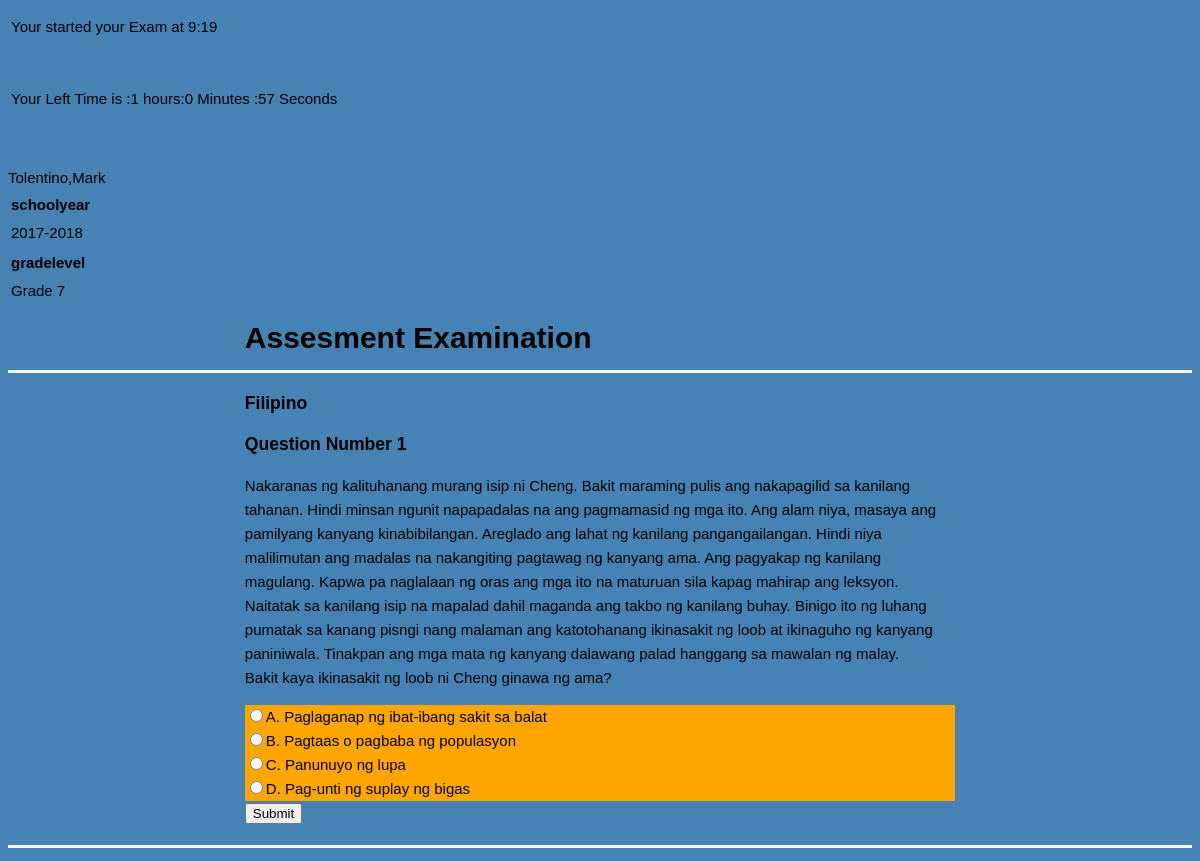
Screenshot of /question.php?n=1 (signed in) with the database file from the repository.
### tables this page shows
CREATE TABLE `settings` (
  `subofans` varchar(50) NOT NULL,
  `timer` varchar(50) NOT NULL,
  `typeofexam` varchar(50) NOT NULL,
  `examperiod` varchar(50) NOT NULL,
  `schoolyear` varchar(50) NOT NULL
);

CREATE TABLE `users` (
  `id` int(11) NOT NULL,
  `lastname` varchar(50) NOT NULL,
  `firstname` varchar(50) NOT NULL,
  `prevschool` varchar(50) NOT NULL,
  `gradelevel` varchar(50) NOT NULL,
  `Address` varchar(50) NOT NULL,
  `Contact` int(12) NOT NULL,
  `uid` varchar(20) NOT NULL,
  `trn_date` datetime NOT NULL
);

CREATE TABLE `questions` (
  `question_number` int(11) NOT NULL,
  `text` text NOT NULL,
  `subject` varchar(50) NOT NULL,
  `question_essay` varchar(1000) NOT NULL,
  `instruction` varchar(50) NOT NULL
);

CREATE TABLE `choices` (
  `id` int(11) NOT NULL,
  `question_number` int(11) NOT NULL,
  `is_correct` tinyint(1) NOT NULL DEFAULT '0',
  `text` text NOT NULL
);

### question.php (the view, shortened to what this page needs)
<?php include 'database.php' ?>
<?php
	 $number =  $_GET['n'];
	$random = mt_rand(1, 18);
$query = "SELECT * FROM `questions` WHERE `question_number` = '$random'";
	$result = $mysqli->query($query) or die($mysqli->error._LINE_);
	$question = $result->fetch_assoc();
	$query = "SELECT * FROM `choices`
				WHERE question_number = $number";
	$choices = $mysqli->query($query) or die($mysqli->error._LINE_);
?>
<!DOCTYPE html>
<html>
	<head>
		<link rel="stylesheet" href="style.css" type="text/css"/>
		 <?php include("timer.php"); ?>
<?php echo $_SESSION['lastname']; ?>,<?php echo $_SESSION['firstname']; ?>
<?php
$link = mysqli_connect("localhost", "root", "", "zion");
$sql = "SELECT * FROM settings";
if($result = mysqli_query($link, $sql)){
    if(mysqli_num_rows($result) > 0){
        echo "<table>";
            echo "<tr>";
                echo "<th>schoolyear</th>";
            echo "</tr>";
        while($row = mysqli_fetch_array($result)){
              echo "<tr>";
              echo "<td>" . $row['schoolyear']
                       . "</td>" ;
   echo "</tr>";
        }
        echo "</table>";
    } else{
        echo "No records matching your query were found.";
    }
} else{
    echo "ERROR: Could not able to execute $sql. " . mysqli_error($link);
}
?>
<?php
$link = mysqli_connect("localhost", "root", "", "zion");
$sql = "SELECT * FROM users l ORDER BY  gradelevel DESC
LIMIT     1; ";
if($result = mysqli_query($link, $sql)){
    if(mysqli_num_rows($result) > 0){
        echo "<table>";
            echo "<tr>";
                echo "<th>gradelevel</th>";
            echo "</tr>";
        while($row = mysqli_fetch_array($result)){
              echo "<tr>";
              echo "<td>" . $row['gradelevel']
                       . "</td>" ;
   echo "</tr>";
        }
        echo "</table>";
    } else{
        echo "No records matching your query were found.";
    }
} else{
    echo "ERROR: Could not able to execute $sql. " . mysqli_error($link);
}
?>
	</head>
	<body>
			<header>
				<div class="container">
					<h1>Assesment Examination</h1>
				</div>
			</header>
			<main>
				<div class="container">
                    <h3><?php echo $question['subject']; ?></h3>
                    <h3><?php echo " Question Number ".$_GET['n'] ?></h3>
						<?php echo $question['question_essay']; ?>
						<div>
						<?php echo $question['text']; ?>
					<form method="post" action="process.php">
						<ul class="choices">
							<?php while($row = $choices->fetch_assoc()): ?>
							<input name="choice" type="radio" value="<?php echo $row['id']; ?>" required/><?php echo $row['text']; ?><br>
							<?php endwhile; ?>
						</ul>
						<input type="submit" value="Submit" />
					</form>
				</div>
			</main>
			<footer>
			</footer>
	</body>
</html>

### style.css (style rules this page uses)
ul { list-style-type: none; margin: 0; padding: 0; overflow: hidden; background-color: steelblue; }
body { background-color: steelblue; }
body { font-family: arial; font-size: 15px; line-height:1.6em; }
.container { width: 60%; margin: 0 auto; overflow: auto; }
header { border-bottom: 3px #f4f4f4 solid; }
footer { border-top: 3px #f4f4f4 solid; text-align:center; padding-top: 5px; }
main { padding-bottom: 20px; }
ul { list-style-type: none; margin: 0; padding: 0; overflow: hidden; background-color: orange; }

### rows the page displays
settings: schoolyear "2017-2018"
users: gradelevel "Grade 7"
questions: subject "Filipino", question_essay "Nakaranas ng kalituhanang murang isip ni Cheng. Bakit maraming pulis ang nakapagilid sa kanilang tahanan. Hindi minsan ngunit napapadalas na ang pagmamasid ng mga ito. Ang alam niya, masaya ang pamilyang kanyang kinabibilangan. Areglado ang lahat ng kanilang pangangailangan. Hindi niya malilimutan ang madalas na nakangiting pagtawag ng kanyang ama. Ang pagyakap ng kanilang magulang. Kapwa pa naglalaan ng oras ang mga ito na maturuan sila kapag mahirap ang leksyon. Naitatak sa kanilang isip na mapalad dahil maganda ang takbo ng kanilang buhay. Binigo ito ng luhang pumatak sa kanang pisngi nang malaman ang katotohanang ikinasakit ng loob at ikinaguho ng kanyang paniniwala. Tinakpan ang mga…", text "Bakit kaya ikinasakit ng loob ni Cheng ginawa ng ama?"
choices: text "A. Paglaganap ng ibat-ibang sakit sa balat"
choices: text "B. Pagtaas o pagbaba ng populasyon"
choices: text "C. Panunuyo ng lupa"
choices: text "D. Pag-unti ng suplay ng bigas"

### other values shown
$_SESSION['firstname'] "Mark"
$_GET['n'] "1"
